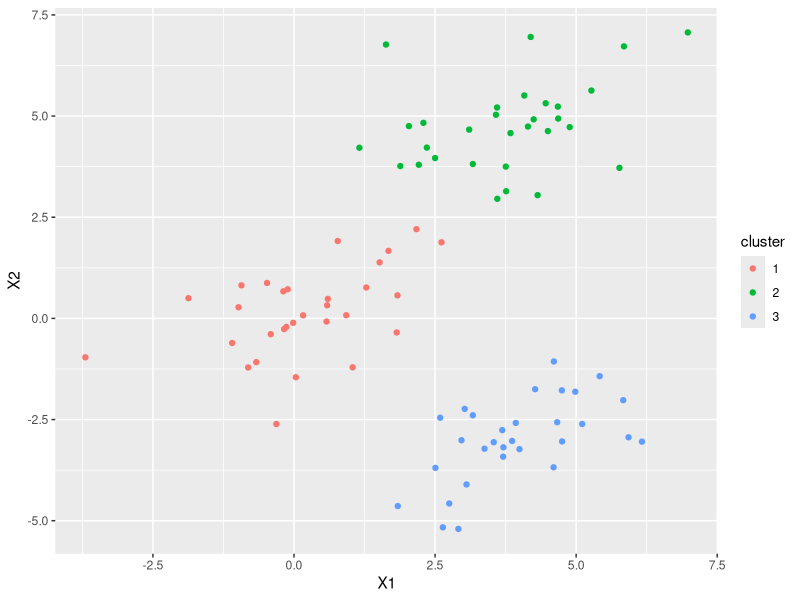
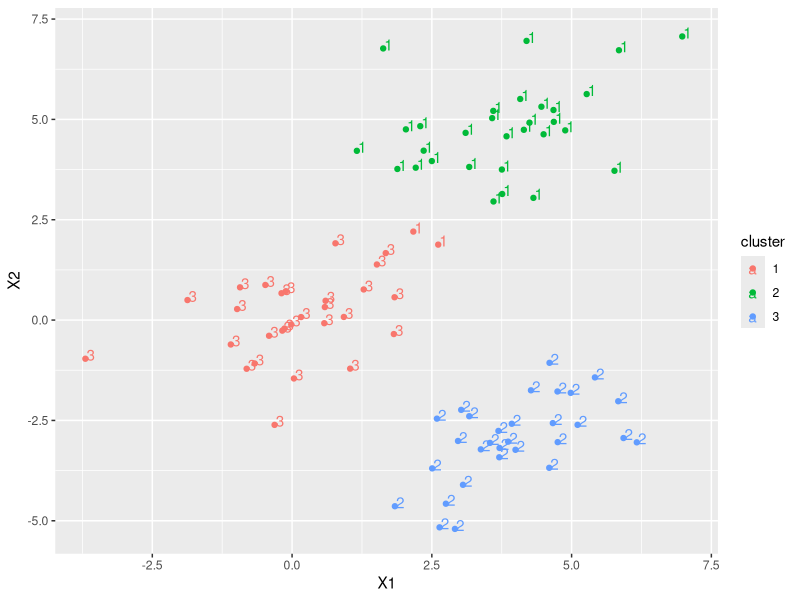
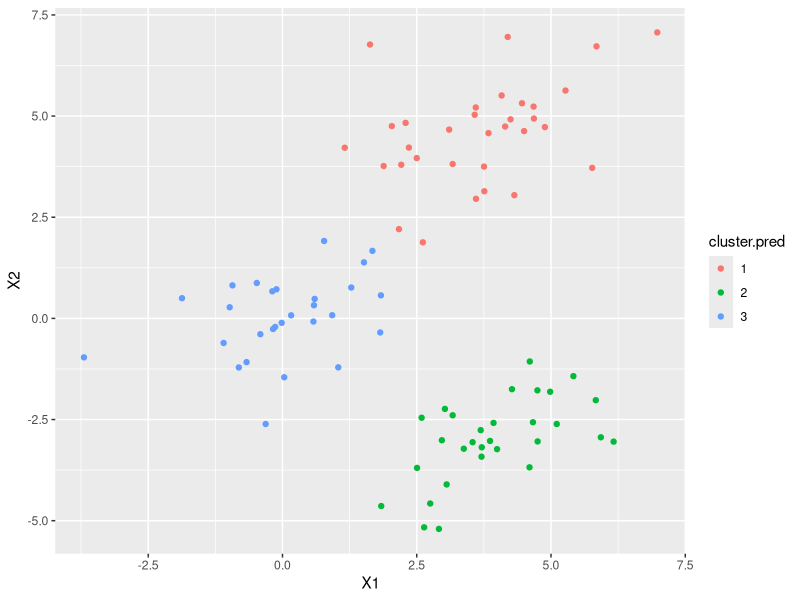
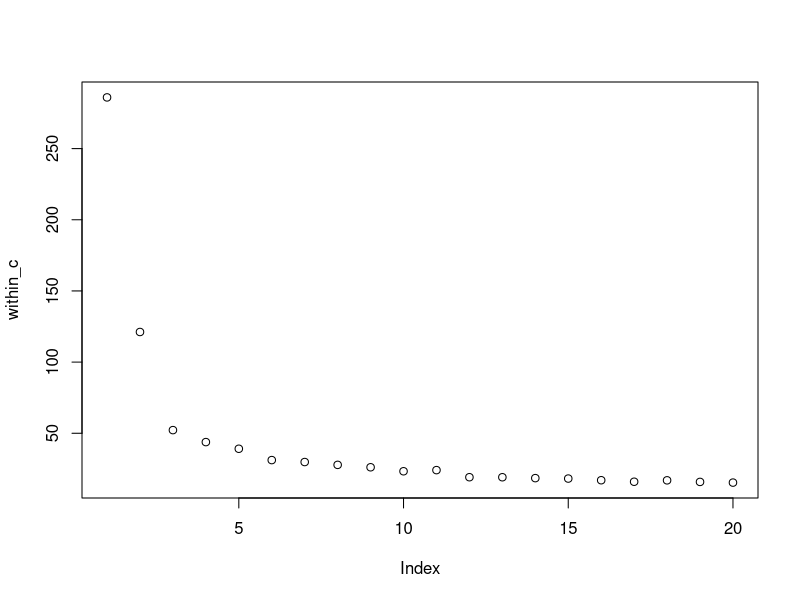
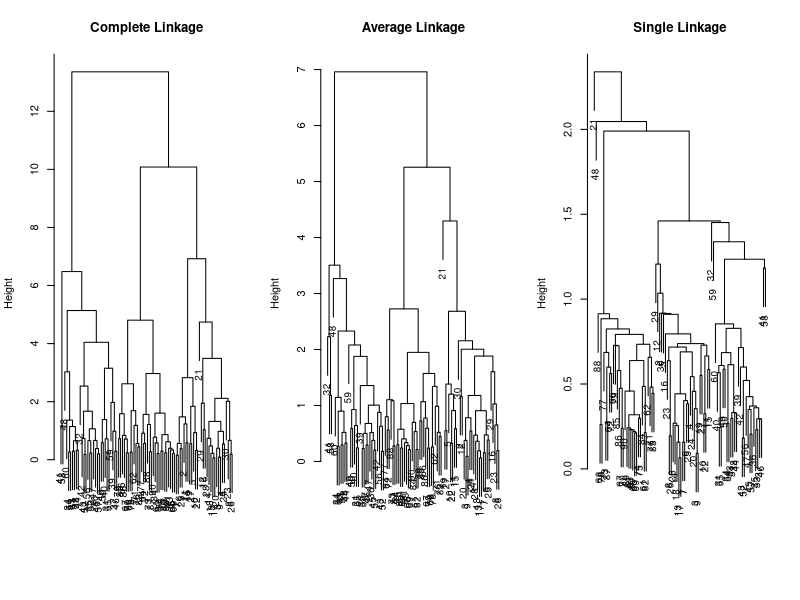
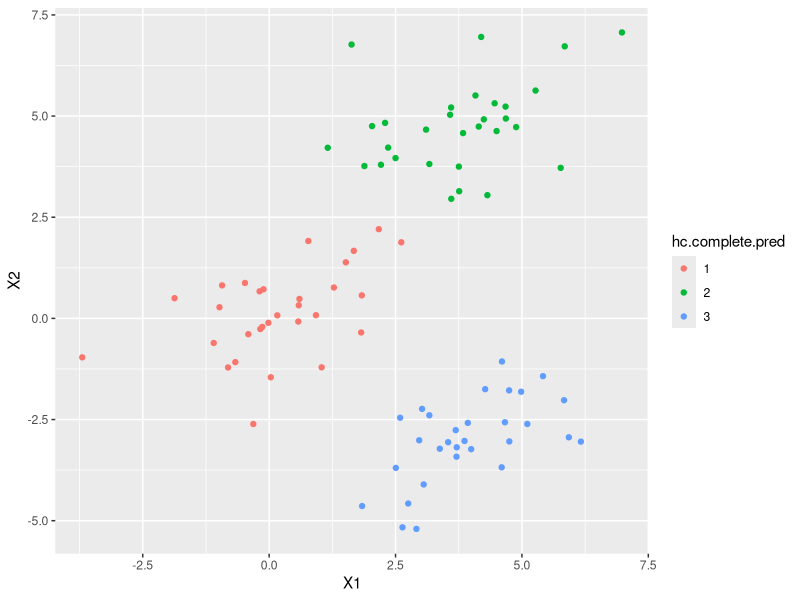
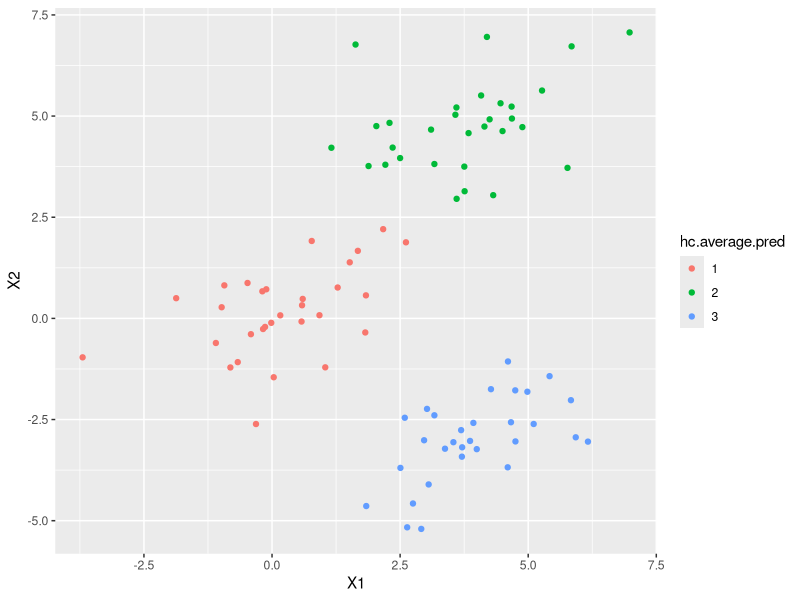
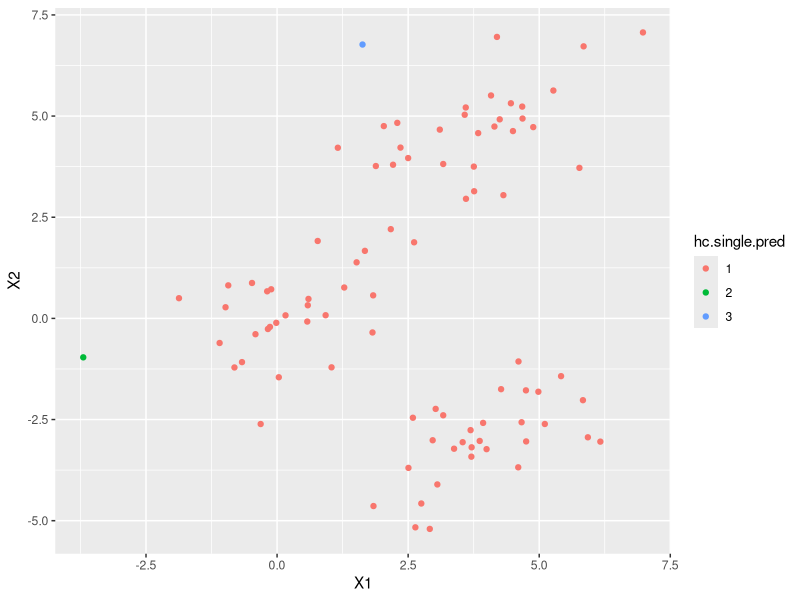

Write R code to recreate these figures, in order.
# 11-20-2019
# STA 141A : Lecture 15
# Codes


#######################################
# Clustering Methods
####################################


####################
## Simulated data, belonging to three clusters
n1 = 30
n2 = 30
n3 = 30
n = n1 + n2 + n3 # total number of observations

mu1 = c(0,0)  # Population mean for class 1
mu1
mu2 = c(4,5)  # Population mean for class 2
mu2
mu3 = c(4,-3)
mu3
Sigma = matrix(c(2,0.2,0.2,1),2,2)  # common population covariance matrix
Sigma
## Simulate data
Y = c(rep(1,n1),rep(2,n2),rep(3,n3)) # true cluster labels
Y
Sigma.eig = eigen(Sigma)  # spectral decmposition of Sigma1

set.seed(1000) # set the value of the seed for the random number generator
X = matrix(0,n,2)
X
X[1:n1,] = matrix(1,n1,1) %*% t(as.vector(mu1))  + matrix(rnorm(2*n1),n1,2) %*% diag(sqrt(Sigma.eig$val)) %*% t(Sigma.eig$vec)
X[(n1+1):(n1+n2),] =  matrix(1,n2,1) %*% t(as.vector(mu2))  + matrix(rnorm(2*n2),n2,2) %*% diag(sqrt(Sigma.eig$val)) %*% t(Sigma.eig$vec)
X[(n1+n2+1):n,] =  matrix(1,n3,1) %*% t(as.vector(mu3))  + matrix(rnorm(2*n3),n3,2) %*% diag(sqrt(Sigma.eig$val)) %*% t(Sigma.eig$vec)
X = round(X,3)
X
## Plotting the data
library(ggplot2)
dfxy = data.frame(X1=X[,1],X2=X[,2],cluster=as.factor(Y))
dfxy.pl = ggplot(dfxy,aes(X1,X2,color=cluster))
dfxy.pl + geom_point()

####################
## K-means Clustering
#################
#
#1. Randomly assign a number, from 1 to K, to each of the observations.
#   These serve as initial cluster assignments for the observations.
#
# 2. Iterate until the cluster assignments stop changing:
#  (a) For each of the K clusters, compute the cluster centroid. The
#      k-th cluster centroid is the vector of the p feature means for the
#      observations in the kth cluster.
#
#  (b) Assign each observation to the cluster whose centroid is closest
#      (where closest is defined using Euclidean distance).
####################

# Specify K=3 (true) initial clusters
# centers = K
# nstart = how many initial random clusters are to be chosen
dfxy.km = kmeans(dfxy[,1:2],centers=3, nstart = 20, iter.max = 10)
?kmeans
## Number of iteractions to convergence
dfxy.km$iter
### Cluster centers
dfxy.km$centers
### Cluster sizes
dfxy.km$iter
### Cluster labels
dfxy.km$cluster

library(ggplot2)

## plotting the clustering results
dfxy.pred = cbind(dfxy,cluster.pred=factor(dfxy.km$cluster))
dfxy.pred

dfxy.pred.pl = ggplot(dfxy.pred,aes(X1,X2,color=cluster))
dfxy.pred.pl + geom_point() + geom_text(aes(label=cluster.pred),nudge_x=0.1,nudge_y=0.1)

dfxy.clust.pl = ggplot(dfxy.pred,aes(X1,X2,color=cluster.pred))
dfxy.clust.pl + geom_point()

### Within cluster Sum of Squares
dfxy.km$withinss
### Between cluster Sum of Squares
dfxy.km$betweenss
### Total Sum of Squares
dfxy.km$totss

###############
## An alternative is to specify the initial K (=3) cluster
## centroids as K randomly chosen rows of the data matrix
dfxy.km.random = kmeans(dfxy[,1:2],centers=dfxy[sample(n,3),1:2], iter.max =10)
dfxy.km.random$cluster

## Choice of k studying the within variance

withinss <- function(n, x, centers, assignments) {
  p <- centers[n, ]
  m <- rbind(p, x[assignments==n, 1:2])
  sum((as.matrix(dist(m))[1, ])^2)
}

predict.kmeans <- function(object,
                           newdata,
                           method = c("centers", "classes")) {
  method <- match.arg(method)
  
  centers <- object$centers
  ss_by_center <- apply(centers, 1, function(x) {
    colSums((t(newdata) - x) ^ 2)
  })
  best_clusters <- apply(ss_by_center, 1, which.min)
  
  if (method == "centers") {
    centers[best_clusters, ]
  } else {
    best_clusters
  }
}

set.seed(12)
train_p=0.8;
N=100
n_clust=20
within_c_n=matrix(0,n_clust,N)
within_c=vector('numeric',0)
summary(dfxy)
attach(dfxy)

for(cl in 1:n_clust){
for(iter in 1:N){
train_1=sample(which(cluster==1),train_p*n/3)
train_2=sample(which(cluster==2),train_p*n/3)
train_3=sample(which(cluster==3),train_p*n/3)
train=sort(c(train_1,train_2,train_3))
test=sort(setdiff(1:n,train))
dfxy.km_train=kmeans(dfxy[train,1:2],centers=cl, nstart = 20, iter.max = 10)
centers <- dfxy.km_train$centers
assignments <-  as.numeric(row.names(predict.kmeans(dfxy.km_train, (dfxy[test,1:2]))))
within_c_n[cl,iter]=sum(sapply(seq(nrow(centers)), function(y){withinss(n=y,x = dfxy[test,1:2], centers = centers, assignments = assignments)}))
                }
within_c[cl]=(mean(within_c_n[cl,]))
            }
within_c
par(mfrow=c(1,1))
plot(within_c)
within_c[3]

#################################
############################
## Hierarchical Clustering
#############################
#
# 1. Begin with n observations and a measure (such as Euclidean distance)
#    of all the "n choose 2" = n(n−1)/2 pairwise dissimilarities. Treat each
#    observation as its own cluster.
#
# 2. For i = n, n − 1,...,2
#
#   (a) Examine all pairwise inter-cluster dissimilarities among the i
#       clusters and identify the pair of clusters that are least dissimilar
#       (that is, most similar). Fuse these two clusters. The dissimilarity
#       between these two clusters indicates the height in the dendrogram
#       at which the fusion should be placed.
#
#   (b) Compute the new pairwise inter-cluster dissimilarities among
#       the i − 1 remaining clusters.
################################################
##  Different types of "linkages"
#
# Complete: Maximal intercluster dissimilarity. Compute all pairwise
#           dissimilarities between the observations in cluster A and the
#           observations in cluster B, and record the largest of these
#           dissimilarities.
#
# Single:   Minimal intercluster dissimilarity. Compute all pairwise
#           dissimilarities between the observations in cluster A and the
#           observations in cluster B, and record the smallest of these
#           dissimilarities. Single linkage can result in extended, trailing
#           clusters in which single observations are fused one-at-a-time.
#
# Average:  Mean intercluster dissimilarity. Compute all pairwise dissimilarities
#           between the observations in cluster A and the observations in
#           cluster B, and record the average of these dissimilarities.
###################################################

datamat = X
?dist
hc.complete = hclust(dist(datamat), method = "complete")  # complete linkage
hc.average =  hclust(dist(datamat), method = "average") # avergae linkage
hc.single =  hclust(dist(datamat), method = "single") # single linkage

par(mfrow =c(1,3))
plot(hc.complete ,main = "Complete Linkage", xlab="", sub ="", cex =.9)
plot(hc.average , main = "Average Linkage", xlab="", sub ="", cex =.9)
plot(hc.single , main= "Single Linkage", xlab="", sub ="", cex =.9)

# To determine the cluster labels for each observation associated with a
# given cut of the dendrogram, we can use the cutree() function.

# cut the dendogram corresponding to hc.compete at level 3
cutree(hc.complete, 3)
hc.complete.pred = as.factor(cutree(hc.complete, 3))
dfxy.clust.hc.complete= ggplot(dfxy,aes(X1,X2,color=hc.complete.pred))
dfxy.clust.hc.complete + geom_point()

# cut the dendogram corresponding to hc.average at level 3
cutree(hc.average, 3)
?cutree
hc.average.pred = as.factor(cutree(hc.average, 3))
dfxy.clust.hc.average = ggplot(dfxy,aes(X1,X2,color=hc.average.pred))
dfxy.clust.hc.average + geom_point()

# cut the dendogram corresponding to hc.single at level 3
cutree(hc.single, 3)
hc.single.pred = as.factor(cutree(hc.single, 3))
dfxy.clust.hc.single = ggplot(dfxy,aes(X1,X2,color=hc.single.pred))
dfxy.clust.hc.single + geom_point()

##